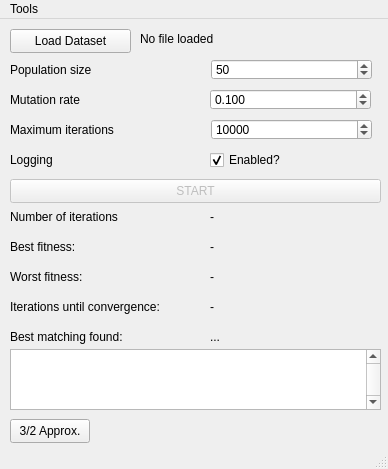
<?xml version="1.0" encoding="UTF-8"?>
<ui version="4.0">
 <class>MainWindow</class>
 <widget class="QMainWindow" name="MainWindow">
  <property name="geometry">
   <rect>
    <x>0</x>
    <y>0</y>
    <width>388</width>
    <height>469</height>
   </rect>
  </property>
  <property name="font">
   <font>
    <family>Segoe UI</family>
    <pointsize>9</pointsize>
   </font>
  </property>
  <property name="windowTitle">
   <string>SPASuite ver.α</string>
  </property>
  <property name="windowIcon">
   <iconset resource="resource.qrc">
    <normaloff>:/resources/resource/win_icon.png</normaloff>:/resources/resource/win_icon.png</iconset>
  </property>
  <widget class="QWidget" name="centralwidget">
   <widget class="QPushButton" name="startButton">
    <property name="enabled">
     <bool>false</bool>
    </property>
    <property name="geometry">
     <rect>
      <x>10</x>
      <y>160</y>
      <width>371</width>
      <height>24</height>
     </rect>
    </property>
    <property name="text">
     <string>START</string>
    </property>
   </widget>
   <widget class="QLabel" name="numberIterationsLabel">
    <property name="geometry">
     <rect>
      <x>10</x>
      <y>190</y>
      <width>181</width>
      <height>16</height>
     </rect>
    </property>
    <property name="text">
     <string>Number of iterations</string>
    </property>
   </widget>
   <widget class="QLabel" name="numberIterationsVal">
    <property name="geometry">
     <rect>
      <x>210</x>
      <y>190</y>
      <width>171</width>
      <height>16</height>
     </rect>
    </property>
    <property name="text">
     <string>-</string>
    </property>
   </widget>
   <widget class="QLabel" name="bestFitnessLabel">
    <property name="geometry">
     <rect>
      <x>10</x>
      <y>220</y>
      <width>181</width>
      <height>16</height>
     </rect>
    </property>
    <property name="text">
     <string>Best fitness:</string>
    </property>
   </widget>
   <widget class="QLabel" name="bestFitnessVal">
    <property name="geometry">
     <rect>
      <x>210</x>
      <y>220</y>
      <width>171</width>
      <height>16</height>
     </rect>
    </property>
    <property name="text">
     <string>-</string>
    </property>
   </widget>
   <widget class="QLabel" name="worstFitnessLabel">
    <property name="geometry">
     <rect>
      <x>10</x>
      <y>250</y>
      <width>181</width>
      <height>16</height>
     </rect>
    </property>
    <property name="text">
     <string>Worst fitness:</string>
    </property>
   </widget>
   <widget class="QLabel" name="worstFitnessVal">
    <property name="geometry">
     <rect>
      <x>210</x>
      <y>250</y>
      <width>171</width>
      <height>16</height>
     </rect>
    </property>
    <property name="text">
     <string>-</string>
    </property>
   </widget>
   <widget class="QLabel" name="popSizeLabel">
    <property name="geometry">
     <rect>
      <x>10</x>
      <y>40</y>
      <width>181</width>
      <height>21</height>
     </rect>
    </property>
    <property name="text">
     <string>Population size</string>
    </property>
   </widget>
   <widget class="QLabel" name="maxIterationsLabel">
    <property name="geometry">
     <rect>
      <x>10</x>
      <y>100</y>
      <width>181</width>
      <height>21</height>
     </rect>
    </property>
    <property name="text">
     <string>Maximum iterations</string>
    </property>
   </widget>
   <widget class="QSpinBox" name="popSizeInput">
    <property name="geometry">
     <rect>
      <x>211</x>
      <y>40</y>
      <width>161</width>
      <height>21</height>
     </rect>
    </property>
    <property name="minimum">
     <number>8</number>
    </property>
    <property name="maximum">
     <number>100</number>
    </property>
    <property name="value">
     <number>50</number>
    </property>
   </widget>
   <widget class="QSpinBox" name="maxIterationsInput">
    <property name="geometry">
     <rect>
      <x>211</x>
      <y>100</y>
      <width>161</width>
      <height>21</height>
     </rect>
    </property>
    <property name="minimum">
     <number>1</number>
    </property>
    <property name="maximum">
     <number>100000</number>
    </property>
    <property name="value">
     <number>10000</number>
    </property>
   </widget>
   <widget class="QPushButton" name="cooperStartButton">
    <property name="geometry">
     <rect>
      <x>10</x>
      <y>400</y>
      <width>80</width>
      <height>24</height>
     </rect>
    </property>
    <property name="text">
     <string>3/2 Approx.</string>
    </property>
   </widget>
   <widget class="QPushButton" name="loadDatasetButton">
    <property name="geometry">
     <rect>
      <x>10</x>
      <y>10</y>
      <width>121</width>
      <height>24</height>
     </rect>
    </property>
    <property name="text">
     <string>Load Dataset</string>
    </property>
   </widget>
   <widget class="QLabel" name="fnDatasetLabel">
    <property name="geometry">
     <rect>
      <x>140</x>
      <y>10</y>
      <width>231</width>
      <height>20</height>
     </rect>
    </property>
    <property name="text">
     <string>No file loaded</string>
    </property>
   </widget>
   <widget class="QLabel" name="bestMatchingLabel">
    <property name="geometry">
     <rect>
      <x>10</x>
      <y>310</y>
      <width>181</width>
      <height>16</height>
     </rect>
    </property>
    <property name="text">
     <string>Best matching found:</string>
    </property>
   </widget>
   <widget class="QTextBrowser" name="textBrowser">
    <property name="geometry">
     <rect>
      <x>10</x>
      <y>330</y>
      <width>371</width>
      <height>61</height>
     </rect>
    </property>
    <property name="verticalScrollBarPolicy">
     <enum>Qt::ScrollBarAlwaysOn</enum>
    </property>
    <property name="horizontalScrollBarPolicy">
     <enum>Qt::ScrollBarAlwaysOff</enum>
    </property>
   </widget>
   <widget class="QLabel" name="loggingLabel">
    <property name="geometry">
     <rect>
      <x>10</x>
      <y>130</y>
      <width>181</width>
      <height>21</height>
     </rect>
    </property>
    <property name="text">
     <string>Logging</string>
    </property>
   </widget>
   <widget class="QCheckBox" name="loggingCheckBox">
    <property name="geometry">
     <rect>
      <x>210</x>
      <y>130</y>
      <width>151</width>
      <height>22</height>
     </rect>
    </property>
    <property name="autoFillBackground">
     <bool>true</bool>
    </property>
    <property name="text">
     <string>Enabled?</string>
    </property>
    <property name="checked">
     <bool>true</bool>
    </property>
    <property name="tristate">
     <bool>false</bool>
    </property>
   </widget>
   <widget class="QLabel" name="convergenceLabel">
    <property name="geometry">
     <rect>
      <x>10</x>
      <y>280</y>
      <width>181</width>
      <height>16</height>
     </rect>
    </property>
    <property name="text">
     <string>Iterations until convergence:</string>
    </property>
   </widget>
   <widget class="QLabel" name="convergenceVal">
    <property name="geometry">
     <rect>
      <x>210</x>
      <y>280</y>
      <width>171</width>
      <height>16</height>
     </rect>
    </property>
    <property name="text">
     <string>-</string>
    </property>
   </widget>
   <widget class="QDoubleSpinBox" name="mutationRateInput">
    <property name="geometry">
     <rect>
      <x>210</x>
      <y>70</y>
      <width>161</width>
      <height>21</height>
     </rect>
    </property>
    <property name="decimals">
     <number>3</number>
    </property>
    <property name="maximum">
     <double>1.000000000000000</double>
    </property>
    <property name="singleStep">
     <double>0.010000000000000</double>
    </property>
    <property name="value">
     <double>0.100000000000000</double>
    </property>
   </widget>
   <widget class="QLabel" name="mutationRateLabel">
    <property name="geometry">
     <rect>
      <x>10</x>
      <y>70</y>
      <width>181</width>
      <height>21</height>
     </rect>
    </property>
    <property name="text">
     <string>Mutation rate</string>
    </property>
   </widget>
   <widget class="QLabel" name="bestMatchingSizeVal">
    <property name="geometry">
     <rect>
      <x>210</x>
      <y>310</y>
      <width>161</width>
      <height>16</height>
     </rect>
    </property>
    <property name="text">
     <string>...</string>
    </property>
   </widget>
  </widget>
  <widget class="QMenuBar" name="menubar">
   <property name="geometry">
    <rect>
     <x>0</x>
     <y>0</y>
     <width>388</width>
     <height>21</height>
    </rect>
   </property>
   <widget class="QMenu" name="menuDataset_Generator">
    <property name="title">
     <string>Tools</string>
    </property>
    <addaction name="actionDataset_Generator"/>
   </widget>
   <addaction name="menuDataset_Generator"/>
  </widget>
  <widget class="QStatusBar" name="statusbar"/>
  <action name="actionLoad_Dataset">
   <property name="text">
    <string>Load Dataset</string>
   </property>
  </action>
  <action name="actionLoad_Dataset_2">
   <property name="text">
    <string>Load Dataset</string>
   </property>
  </action>
  <action name="actionDataset_Generator">
   <property name="checkable">
    <bool>false</bool>
   </property>
   <property name="text">
    <string>Dataset Generator</string>
   </property>
  </action>
 </widget>
 <resources>
  <include location="resource.qrc"/>
 </resources>
 <connections/>
</ui>
